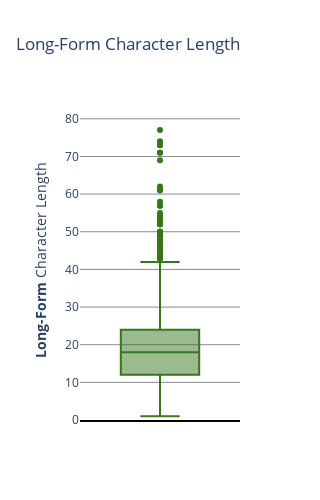

The code cell stored with this chart in its notebook:
### Code cell
long_forms_loc = []
for i in data['long-forms']:
    for j in i:
        long_forms_loc.append(j)
        
long_forms_loc = pd.DataFrame(np.diff(long_forms_loc), columns=['long_form_length'])


fig = px.box(long_forms_loc, y="long_form_length",
             width=300, height=500,
             title="Character Length Long-Form "
            )

fig.update_yaxes(dtick=10, range=[0, 85])
fig.update_layout(title='Long-Form Character Length')
    # Adding Axis labels
fig.update_yaxes(title_text="<b>Long-Form</b> Character Length",)

fig.update_yaxes(showgrid=True, gridwidth=1, gridcolor='#8D8A89')
fig.update_xaxes(showline=True, linewidth=2, linecolor='black')

    # Addjusting background color
fig.update_layout(paper_bgcolor='white', plot_bgcolor='white')
fig.update_traces(marker_color='#38761d')


fig.show()

### Figure 1 — Plotly figure (JSON) as saved in the notebook; plotly's stock layout.template omitted (floating-point values rounded to 4 significant figures; data arrays with more than 128 entries replaced by an {"elided": "..."} marker saying what was removed)
{"data": [{"alignmentgroup": "True", "hovertemplate": "long_form_length=%{y}<extra></extra>", "legendgroup": "", "marker": {"color": "#38761d"}, "name": "", "notched": false, "offsetgroup": "", "orientation": "v", "showlegend": false, "type": "box", "x0": " ", "xaxis": "x", "y": {"elided": "5715 int values"}, "y0": " ", "yaxis": "y"}], "layout": {"boxmode": "group", "height": 500, "legend": {"tracegroupgap": 0}, "paper_bgcolor": "white", "plot_bgcolor": "white", "title": {"text": "Long-Form Character Length"}, "width": 300, "xaxis": {"anchor": "y", "domain": [0, 1], "linecolor": "black", "linewidth": 2, "showline": true}, "yaxis": {"anchor": "x", "domain": [0, 1], "dtick": 10, "gridcolor": "#8D8A89", "gridwidth": 1, "range": [0, 85], "showgrid": true, "title": {"text": "<b>Long-Form</b> Character Length"}}}}
